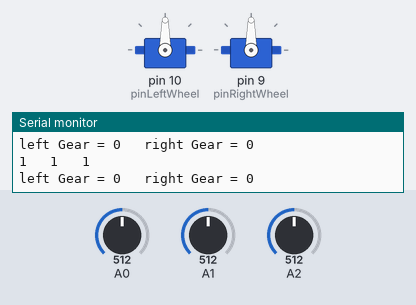
Simulated run of this sketch. Board: Arduino Uno, built with avr-gcc and run on an emulated ATmega328P. On the bench: 2 × servo, the last lines printed to the serial monitor. The test bench sets the inputs (shaded band); at power-on: A0 = 512, A1 = 512, A2 = 512.

Above: at 1.8 s.
1.9 s: A0 set to 98
3.4 s: A0 set to 81
At 4.5 s:
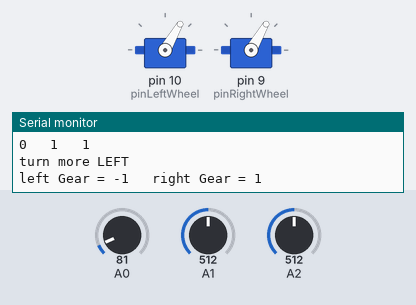
At 7.2 s:
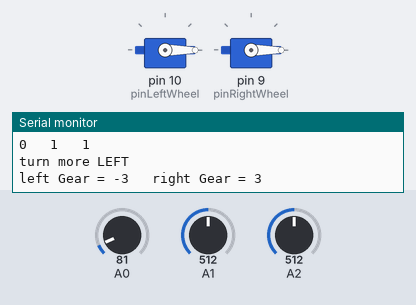
7.5 s: A1 set to 0
10.5 s: A2 set to 0
13.5 s: A0 set to 122
At 17.5 s:
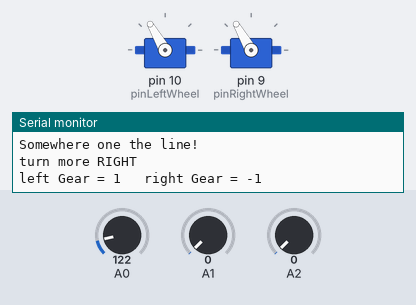
17.6 s: A0 set to 0
At 18.2 s:
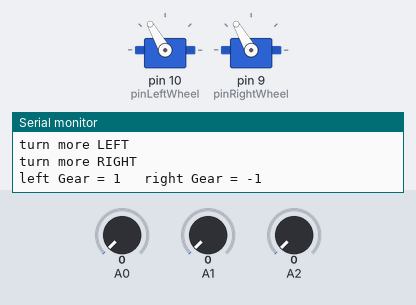
Timing chart, 0 to 20.1 s (numbered marks = the images above; inputs shaded):
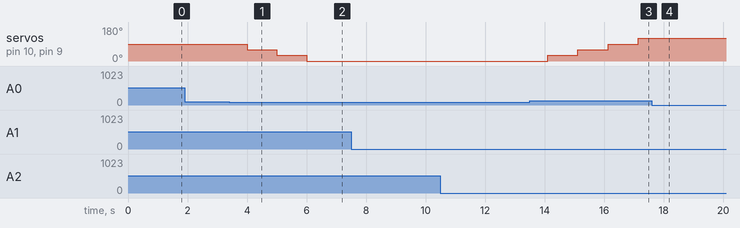

The sketch:

S2_L05_LineFollowing_Using_Libraries.ino
```cpp
/* TokyoHackerSpace Robotics Course
 *  By Emery Premeaux
 *  Season 2, Lesson 5
 *  Line following robot using our new library
 */

#include "LineToDigital.h"
#include <Servo.h>

LineToDigital line(14,15,16, 90, 90, 90); // MUST be analog pins. Remember that on Uno, A0-A5 is 14-19.

Servo leftWheel;
#define pinLeftWheel 10
Servo rightWheel;
#define pinRightWheel 9

/* I am using the analogy of a automotive shifting gear.
 * 0 = stop
 * 1, 2, 3 equal forward speeds slow, medium, fast
 * -1, -2, -3 equal reverse slow, medium, fast
 * We must remember to constrain our "Gear shift" to this range
 */
int leftWheelGear = 0;
int rightWheelGear = 0;

void setup() {
  Serial.begin(19200);
  leftWheel.attach(pinLeftWheel);
  rightWheel.attach(pinRightWheel);
}

void loop() {
  // Read all the inputs
  int LeftSensor = line.LineLeft();
  int CenterSensor = line.LineCenter();
  int RightSensor = line.LineRight();

  Serial.print(LeftSensor);
  Serial.print("   ");
  Serial.print(CenterSensor);
  Serial.print("   ");
  Serial.println(RightSensor);


/* Our basic logic block.
 * Check the sensors, make a decision, and change the left and right gear settings.
 *
 * REMEMBER:  0 = NO reflection (black)
 */
  if (CenterSensor == 0){
    Serial.println("Somewhere one the line!");
  }

  if (LeftSensor == 0){   // We are on the left sensor, need to turn more left!
    leftWheelGear--;
    rightWheelGear++;
    Serial.println("turn more LEFT");
  }

  if (RightSensor == 0){   // We are on the left sensor, need to turn more left!
    leftWheelGear++;
    rightWheelGear--;
    Serial.println("turn more RIGHT");
  }
/*
 *  Now constrain the "gears" in case we set on out of bounds
 */
  if (leftWheelGear > 3){
    leftWheelGear = 3;
  }
  if (leftWheelGear < -3){
    leftWheelGear = -3;
  }
  if (rightWheelGear > 3){
    rightWheelGear = 3;
  }
  if (rightWheelGear < -3){
    rightWheelGear = -3;
  }
  // print them out for debug
  Serial.print("left Gear = ");
  Serial.print(leftWheelGear);
  Serial.print("   ");
  Serial.print("right Gear = ");
  Serial.println(rightWheelGear);


/*
 *  Now convert the "gear" into servo values
 */
  switch (leftWheelGear) {
    case 3:
    leftWheel.write(180);
    break;
    case 2:
    leftWheel.write(150);
    break;
    case 1:
    leftWheel.write(120);
    break;
    case 0:
    leftWheel.write(90);
    break;
    case -1:
    leftWheel.write(60);
    break;
    case -2:
    leftWheel.write(30);
    break;
    case -3:
    leftWheel.write(0);
    break;
    default:
    leftWheelGear = 0;
    break;
  }
  switch (rightWheelGear) {
    case 3:
    rightWheel.write(0);
    break;
    case 2:
    rightWheel.write(30);
    break;
    case 1:
    rightWheel.write(60);
    break;
    case 0:
    rightWheel.write(90);
    break;
    case -1:
    rightWheel.write(120);
    break;
    case -2:
    rightWheel.write(150);
    break;
    case -3:
    rightWheel.write(180);
    break;
    default:
    rightWheelGear = 0;
    break;
  }

  //Delay a bit
  delay(1000);
}
```

Measured:
- the behaviour switches between 91 and 90 on A0 (found by bisection; images 0 and 1)
- after the input at 3.4 s, servo on pin 10 (pinLeftWheel), servo on pin 9 (pinRightWheel): 90° → 60° after 0.61 s, → 30° 1.0 s later, → 0° 1.0 s later
- after the input at 13.5 s, servo on pin 10 (pinLeftWheel), servo on pin 9 (pinRightWheel): 0° → 30° after 0.61 s, → 60° 1.0 s later, → 90° 1.0 s later, → 120° 1.0 s later
- after the input at 17.6 s, servo on pin 10 (pinLeftWheel), servo on pin 9 (pinRightWheel): stays 120° (without the input it goes to 150° after 0.56 s)
